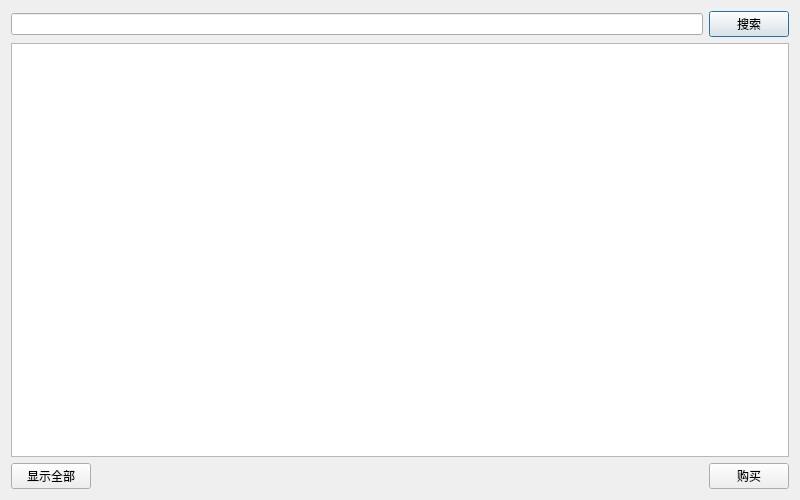
<?xml version="1.0" encoding="UTF-8"?>
<ui version="4.0">
 <class>good1</class>
 <widget class="QDialog" name="good1">
  <property name="geometry">
   <rect>
    <x>0</x>
    <y>0</y>
    <width>800</width>
    <height>500</height>
   </rect>
  </property>
  <property name="windowTitle">
   <string>Dialog</string>
  </property>
  <layout class="QVBoxLayout" name="verticalLayout">
   <item>
    <layout class="QHBoxLayout" name="horizontalLayout">
     <item>
      <widget class="QLineEdit" name="search"/>
     </item>
     <item>
      <widget class="QPushButton" name="pushButton">
       <property name="text">
        <string>搜索</string>
       </property>
      </widget>
     </item>
    </layout>
   </item>
   <item>
    <widget class="QTableView" name="tableView"/>
   </item>
   <item>
    <layout class="QHBoxLayout" name="horizontalLayout_2">
     <item>
      <widget class="QPushButton" name="pushButton_2">
       <property name="text">
        <string>显示全部</string>
       </property>
      </widget>
     </item>
     <item>
      <spacer name="horizontalSpacer">
       <property name="orientation">
        <enum>Qt::Horizontal</enum>
       </property>
       <property name="sizeHint" stdset="0">
        <size>
         <width>40</width>
         <height>20</height>
        </size>
       </property>
      </spacer>
     </item>
     <item>
      <widget class="QPushButton" name="pushButton_3">
       <property name="text">
        <string>购买</string>
       </property>
      </widget>
     </item>
    </layout>
   </item>
  </layout>
 </widget>
 <resources/>
 <connections/>
</ui>
